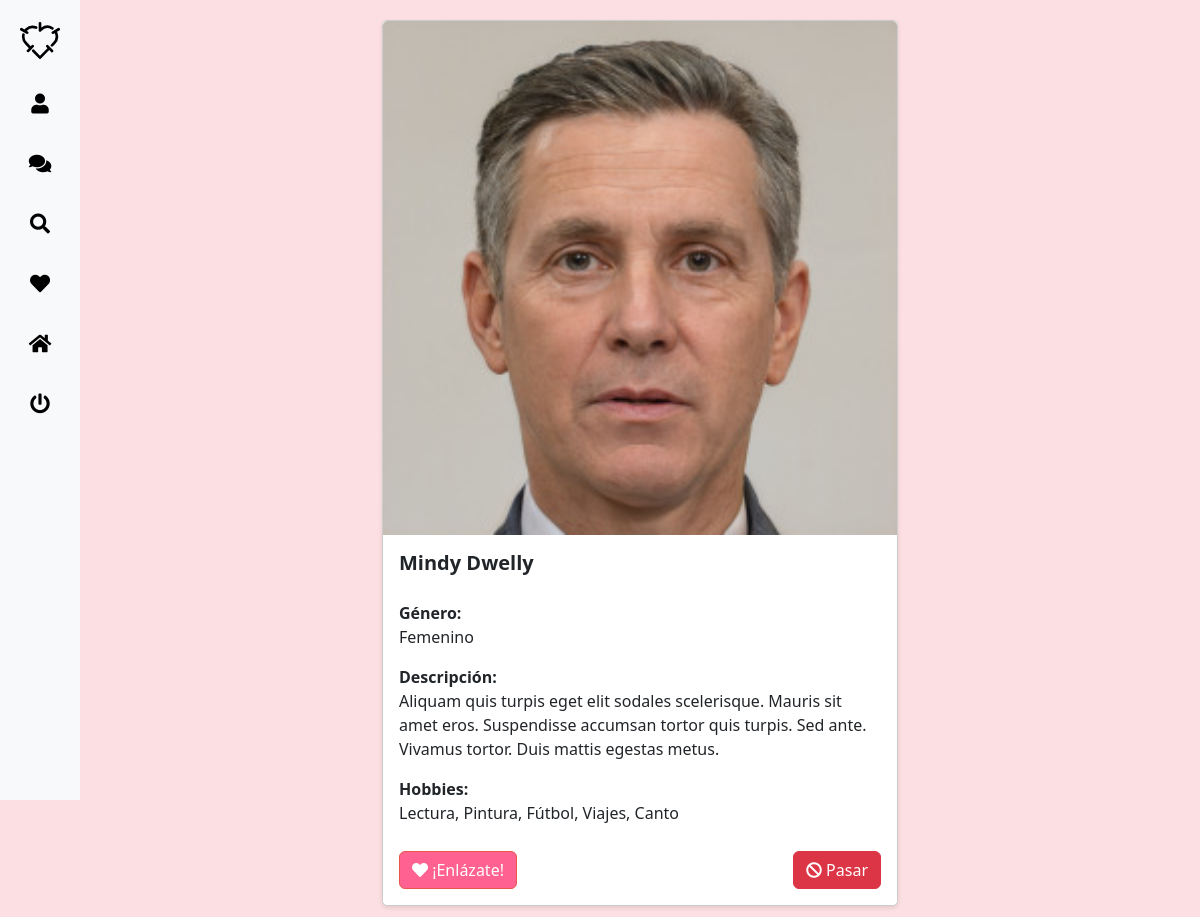
The app's page /explorar.php (signed in) with its own data.
### tables this page shows
CREATE TABLE `twn_users` (
  `id` int(11) NOT NULL,
  `first_name` varchar(64) NOT NULL,
  `last_name` varchar(64) DEFAULT NULL,
  `gender_id` varchar(3) DEFAULT NULL,
  `description` text DEFAULT NULL,
  `screen_name` varchar(64) NOT NULL,
  `email` varchar(64) NOT NULL,
  `gold_sub` tinyint(1) NOT NULL DEFAULT 0,
  `password` varchar(64) NOT NULL,
  `is_banned` tinyint(4) NOT NULL,
  `confirmation_code` varchar(255) DEFAULT NULL,
  `hobbies` varchar(255) DEFAULT NULL
);

CREATE TABLE `twn_genders` (
  `id` varchar(3) NOT NULL,
  `name` varchar(32) NOT NULL
);

### models/user_model.php (called while the page is built, shortened)
<?php
class UserModel
{
    private $conn;
    function __construct($conn)
    {
        $this->conn = $conn;
    }
    function getGold($id)
    {
        $sql = "SELECT gold_sub FROM twn_users WHERE id = '$id'";
        $result = $this->conn->query($sql);
        if ($result->num_rows > 0) {
            $row = $result->fetch_assoc();
            $goldSub = $row['gold_sub'];
            return $goldSub;
        } else {
            return 'No se encuentra el usuario';
        }
    }
    public function getRejectedProfiles($userId)
    {
        $query = "SELECT user2_id FROM twn_rejects WHERE user1_id = $userId
                  UNION
                  SELECT user1_id FROM twn_rejects WHERE user2_id = $userId";
        $result = mysqli_query($this->conn, $query);
        if ($result && mysqli_num_rows($result) > 0) {
            $rejectedProfiles = [];
            while ($row = mysqli_fetch_assoc($result)) {
                $rejectedProfiles[] = $row['user2_id'];
            }
            return $rejectedProfiles;
        } else {
            return [];
        }
    }
    private function hasInterestedIn($userId)
    {
        $interestedInQuery = "SELECT gender_id FROM twn_interested_in WHERE user_id = ?";
        $stmtInterestedIn = $this->conn->prepare($interestedInQuery);
        $stmtInterestedIn->bind_param("i", $userId);
        $stmtInterestedIn->execute();
        $interestedInResult = $stmtInterestedIn->get_result();
        if ($interestedInResult && $interestedInResult->num_rows > 0) {
            $interestedInRow = $interestedInResult->fetch_assoc();
            return $interestedInRow['gender_id'];
        }
        return "";
    }
    private function hasHobbies($userId)
    {
        $hobbiesQuery = "SELECT hobbies FROM twn_users WHERE id = ?";
        $stmtHobbies = $this->conn->prepare($hobbiesQuery);
        $stmtHobbies->bind_param("i", $userId);
        $stmtHobbies->execute();
        $hobbiesResult = $stmtHobbies->get_result();
        if ($hobbiesResult && $hobbiesResult->num_rows > 0) {
            $hobbiesRow = $hobbiesResult->fetch_assoc();
            return $hobbiesRow['hobbies'];
        }
        return "";
    }
    public function getRandomProfile($userId, $attempt = 0)
    {
        $rejectedProfiles = $this->getRejectedProfiles($userId);
        $interestedInGenderId = $this->hasInterestedIn($userId);
        $userHobbies = $this->hasHobbies($userId);
        $randomProfile = $this->getRandomProfileWithFilters($userId, $interestedInGenderId, $userHobbies, $rejectedProfiles);
        return $randomProfile;
    }
    private function getRandomProfileWithFilters($userId, $interestedInGenderId, $userHobbies, $rejectedProfiles)
    {
        $randomProfileQuery = "SELECT u.*, p.link, g.name AS gender_name
                               FROM twn_users u
                               JOIN twn_user_photo p ON u.id = p.user_id
                               JOIN twn_genders g ON u.gender_id = g.id
                               WHERE u.id != ?";
        $params = [$userId];
        $paramTypes = "i";
        if (!empty($interestedInGenderId)) {
            if ($interestedInGenderId == "B") {
                $randomProfileQuery .= " AND (u.gender_id = 'M' OR u.gender_id = 'F')";
            } else {
                $randomProfileQuery .= " AND u.gender_id = ?";
                $params[] = $interestedInGenderId;
                $paramTypes .= "s";
            }
        }
        if (!empty($userHobbies)) {
            $randomProfileQuery .= " AND (";
            $hobbiesArray = explode(",", $userHobbies);
            $numHobbies = count($hobbiesArray);
            for ($i = 0; $i < $numHobbies; $i++) {
                $randomProfileQuery .= "u.hobbies LIKE ?";
                $params[] = "%" . $hobbiesArray[$i] . "%";
                $paramTypes .= "s";
                if ($i < $numHobbies - 1) {
                    $randomProfileQuery .= " OR ";
                }
            }
            $randomProfileQuery .= ")";
        }
        $randomProfileQuery .= " ORDER BY RAND()";
        $stmtRandomProfile = $this->conn->prepare($randomProfileQuery);
        $stmtRandomProfile->bind_param($paramTypes, ...$params);
        $stmtRandomProfile->execute();
        $randomProfileResult = $stmtRandomProfile->get_result();
        while ($row = $randomProfileResult->fetch_assoc()) {
            if (!in_array($row['id'], $rejectedProfiles)) {
                return $row;
            }
        }
        return null;
    }
    public function checkBan()
    {
        if (empty($_SESSION["email"])) {
            header("Location: index.php");
            exit;
        } else {
            $email = $_SESSION["email"];
            $sql = "SELECT * FROM twn_users WHERE email = ?";
            $stmt = $this->conn->prepare($sql);
            if ($stmt) {
                $stmt->bind_param('s', $email);
                $stmt->execute();
                $result = $stmt->get_result();
            } else {
            }
        }
    }
}

### explorar.php (the view, shortened to what this page needs)
<?php
require_once "models/user_model.php";
$userModel = new UserModel($conn);
$userModel->checkBan();
$goldSub = $userModel->getGold($_SESSION["user_id"]);
$randomProfile = $userModel->getRandomProfile($_SESSION["user_id"]);
?>
<!DOCTYPE html>
<html lang="es">
<head>
    <link rel="stylesheet" type="text/css" href="helpers/bootstrap-5.3.0-alpha1-dist/css/bootstrap.min.css" />
    <link rel="stylesheet" href="https://cdnjs.cloudflare.com/ajax/libs/font-awesome/5.15.4/css/all.min.css">
    <link rel="stylesheet" type="text/css" href="style.css" />
    <link rel="stylesheet" href="https://cdnjs.cloudflare.com/ajax/libs/toastr.js/latest/css/toastr.min.css">
</head>
<body>
    <div class="sidebar" id="sidebar">
        <div class="sidebar-logo">
            <a href="home.php">
                <img src="images/logo_vf.svg">
            </a>
        </div>
        <ul class="sidebar-icons">
            <li>
                <a href="perfil.php">
                    <span class="icon"><i class="fas fa-user"></i></span>
                </a>
            </li>
            <li>
                <a href="chats.php">
                    <span class="icon"><i class="fas fa-comments"></i></span>
                </a>
            </li>
            <li>
                <a href="explorar.php">
                    <span class="icon"><i class="fas fa-search"></i></span>
                </a>
            </li>
            <?php
            if ((isset($goldSub)) && ($goldSub == 1)) { ?>
                <li>
                    <a href="likes.php">
                        <span class="icon"><i class="fas fa-heart"></i></span>
                    </a>
                </li>
            <?php } ?>
            <li>
                <a href="index.php">
                    <span class="icon"><i class="fas fa-home"></i></span>
                </a>
            </li>
            <li>
                <a href="logout.php">
                    <span class="icon"><i class="fas fa-power-off"></i></span>
                </a>
            </li>
        </ul>
    </div>
    <div class="content">
        <div class="container">
            <div class="row justify-content-center">
                <div class="col-md-6">
                    <div class="card-deck">
                        <?php if ($randomProfile) : ?>
                            <div class="card">
                                <img style="display: block; margin: 0 auto;" src="<?php echo $randomProfile['link'] ? $randomProfile['link'] : 'chat_imgs/user_pics/default.png'; ?>" class="card-img-top" alt="Foto de perfil">
                                <div class="card-body">
                                    <h5 class="card-title">
                                        <strong>
                                            <p id="pfname"><?php echo $randomProfile['first_name'] . " " . $randomProfile['last_name']; ?></p>
                                        </strong>
                                    </h5>
                                    <strong>Género: </strong>
                                    <p id="gender"><?php echo $randomProfile['gender_name']; ?></p>
                                    <div class="form-group card-description">
                                        <strong>Descripción:</strong><br />
                                        <p id="description"> <?php echo $randomProfile['description']; ?></p>
                                    </div>
                                    <div class="form-group card-description">
                                        <strong>Hobbies:</strong><br />
                                        <p id="hobbies"> <?php echo $randomProfile['hobbies']; ?></p>
                                    </div>
                                    <div class="card-buttons">
                                        <button id="mBtn" data-profile-id="<?php echo $randomProfile['id']; ?>" onclick="matchProfile(this)" class="btn btn-primary">
                                            <i class="fas fa-heart"></i> ¡Enlázate!
                                        </button>
                                        <button id="rBtn" data-profile-id="<?php echo $randomProfile['id']; ?>" onclick="rejectProfile(this)" class="btn btn-danger">
                                            <i class="fas fa-ban"></i> Pasar
                                        </button>
                                    </div>
                                </div>
                            </div>
                        <?php else : ?>
                            <p>No se encontraron perfiles disponibles.</p>
                        <?php endif; ?>
                    </div>
                </div>
            </div>
        </div>
    </div>
</body>
</html>

### style.css (style rules this page uses)
body { margin: 0; }
.btn-primary { --bs-btn-color: #fff; --bs-btn-bg: #ff6190; --bs-btn-border-color: #E8564D; --bs-btn-hover-color: #fff; --bs-btn-hover-bg: #940242; --bs-btn-hover-border-color: #ff6190; --bs-btn-focus-shadow-rgb: 49, 132, 253; --bs-btn-active-color: #fff; --bs-btn-active-bg: #ff92c6; --bs-btn-active-border-color: #940242; --bs-btn-active-shadow: inset 0 3px 5px #00000020; --bs-btn-disabled-color: #fff; --bs-btn-disabled-bg: #ffbfe9; --bs-btn-disabled-border-color: #fd84d3; }

### explorar.php (style rules this page uses)
body { margin: 0; padding: 0; background-color: #fcdfe2; }
.sidebar { position: fixed; top: 0; left: 0; height: 100vh; width: 80px; background-color: #f8f9fa; transition: width 0.3s ease-in-out; z-index: 999; }
.sidebar-logo { text-align: center; padding: 20px; color: #000; font-size: 24px; }
.sidebar-icons { padding: 20px; list-style: none; margin: 0; padding: 0; }
.sidebar-icons li { margin-bottom: 10px; text-align: center; }
.sidebar-icons a { color: #000; font-size: 20px; display: inline-block; vertical-align: middle; text-decoration: none; padding: 10px; display: flex; align-items: center; justify-content: center; }
.content { margin-left: 80px; padding: 20px; display: flex; justify-content: center; align-items: center; }
.card { margin-bottom: 20px; border: 1px solid #ccc; border-radius: 5px; box-shadow: 0 2px 4px rgba(0, 0, 0, 0.1); max-width: 600px; }
.card-body { display: flex; flex-direction: column; justify-content: space-between; }
.card-title { font-size: 20px; margin-bottom: 10px; }
.card-description { flex-grow: 1; }
.card-buttons { display: flex; justify-content: space-between; margin-top: 10px; }

### records on screen
twn_users: first_name "Mindy", last_name "Dwelly", description "Aliquam quis turpis eget elit sodales scelerisque. Mauris sit amet eros. Suspendisse accumsan tortor quis turpis. Sed ante. Vivamus tortor. Duis mattis egestas metus.", hobbies "Lectura, Pintura, Fútbol, Viajes, Canto"
twn_genders: name "Femenino"
